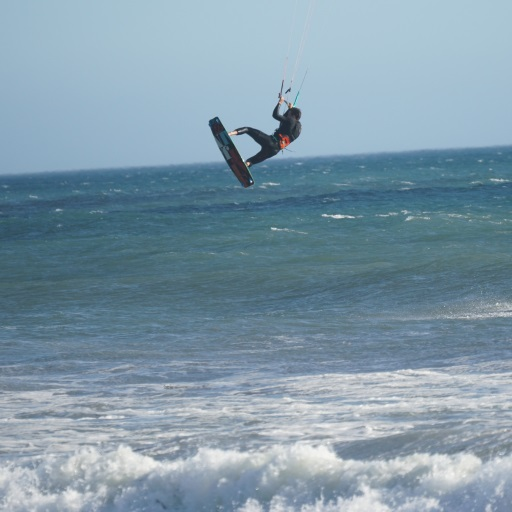
#> input picture media/kiteboard_jump.jpg, 512 x 512 px
$ jupyter execute --allow-errors 1.2_SportScientistToolbox.ipynb   (shell and % lines are left out)   (text cells are left out)
#> lines starting #> are read from the running program, lines starting #| are printed output that depends on the picture; after the words box and inside, x2 and y2 are one past the last pixel; in counts of white or black regions, pixels touching at a corner belong together; long printed decimals are rounded; pictures that were not available may be replaced by others from this repository, and a replacement may not be noted
[cell 1]
# listing environments in conda

[cell 2]
# check current environment in Python
import os
#> (the rest of this cell did not finish here and is left out)

[cell 3]
import datetime, time
now = datetime.datetime.now()
if now.hour >= 5 and now.hour < 12:
    print("A fresh Jupyter feels like a morning cup of coffee!")
print("Keep working")

[cell 4]
# List magic commands in Jupyter

[cell 5]
"-".join([str(n) for n in range(100)])

[cell 6]
from PIL import Image
import numpy as np

# Load image using PIL
im = Image.open('media/kiteboard_jump.jpg')
#> im is the input picture: PIL image 512x512 RGB; mean R, G, B 129.1, 153.6, 168.8
# make a numpy array
arr = np.array(im)
# print shape (size)
print(arr.shape)
#| (512, 512, 3)

[cell 7]
kiteboarder = arr[:300,100:400]
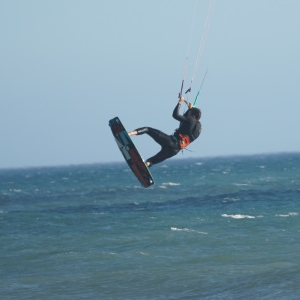
#> kiteboarder: shape (300, 300, 3); mean R, G, B 120.6, 151.3, 167.6
print(kiteboarder.shape)
#| (300, 300, 3)

[cell 8]
import matplotlib.pyplot as plt

fig, ax = plt.subplots(ncols=2)
ax[0].imshow(im)
ax[1].imshow(kiteboarder)
plt.show()

[cell 9]
import numpy as np
import pandas as pd
from IPython.display import display, HTML

s = pd.Series(np.random.randn(5))
print(s)

[cell 10]
d = {'category':['summer','summer','summer','summer','winter', 'all-season', 'summer', 'winter','winter','summer', 'summer'],
     'sports':['running','walking','cycling','hiking','alpine ski', 'dog walking', 'mountain bike',  'cross country ski', 'snowboard', 'inline skating', 'trekking'],
     'trails':[323909,174189,85908,56751,40339,33573,9957,8817,8674,5495,3051]
    }
df = pd.DataFrame(d)
display(df)

[cell 11]
df.groupby('category').describe()

[cell 12]
import os, sys

dicom_file = 'data/mri/knee.dcm'
output_path = "_output/"
if not os.path.exists(output_path):
    os.makedirs(output_path)

[cell 13]
import pydicom as dicom

ds = dicom.dcmread(dicom_file)
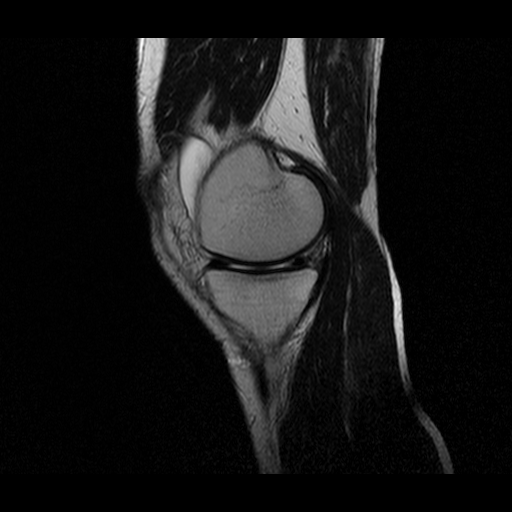
#> input picture data/mri/knee.dcm, 512 x 512 px
print(ds.StudyDescription)
#| Knee R

[cell 14]
import numpy as np

img = ds.pixel_array
#> img is the input picture: shape (512, 512) uint16; min 0, max 1140, mean 97.7
np.save(dicom_file+".npy", img)
print(np.shape(img))
#| (512, 512)
print(img.min(),img.max())
#| 0 1140
print(img.mean())
#| 97.695

[cell 15]
import matplotlib.pyplot as plt

plt.imshow(img, cmap=plt.cm.bone)
plt.show()

[cell 16]
# Creating binary mask
arr = np.zeros(img.shape)
mask = img <= img.mean()
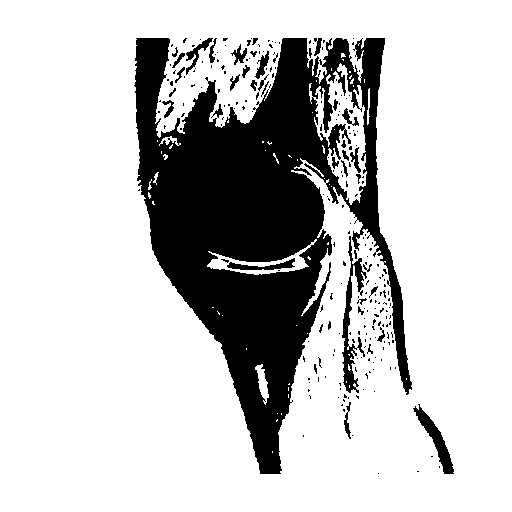
#> mask: shape (512, 512) bool; 77.7% white; 248 black regions (208 under 20 px), largest, box (x1, y1, x2, y2) and area: (134, 38, 412, 474) 53198, (342, 236, 367, 393) 1159, (413, 404, 454, 474) 754
arr[mask] = 1
mask = img > img.mean()
arr[mask] = 0
plt.imshow(arr, cmap=plt.cm.bone)
plt.show()

[cell 17]
import matplotlib.pyplot as plt
df.plot(kind='bar', x='sports', y='trails')
plt.show()
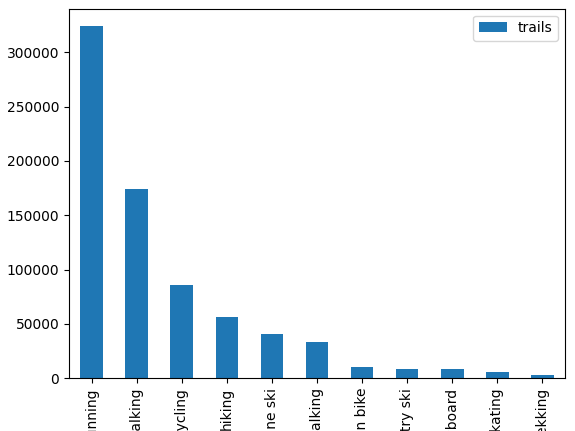
#> figure drawn by matplotlib, 1 panel; tallest bar 323909 high, from x = -0.25 to 0.25

[cell 18]
from skimage import filters

edge_sobel = filters.sobel(arr)
edge_roberts = filters.roberts(arr)
fig, ax = plt.subplots(ncols=2, sharex=True, sharey=True)
ax[0].imshow(edge_sobel, cmap=plt.cm.bone)
ax[0].set_title('Sobel Edge Detection')
ax[1].imshow(edge_roberts, cmap=plt.cm.bone)
ax[1].set_title('Roberts Edge Detection')
plt.tight_layout()
plt.show()
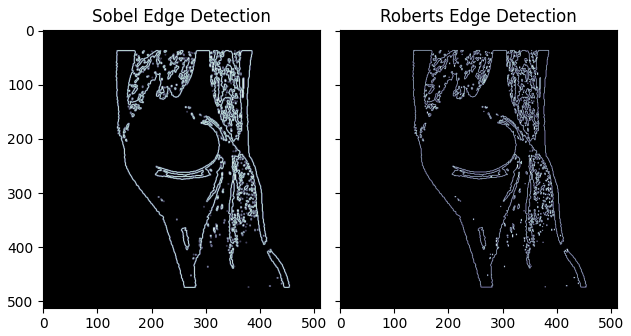
#> figure drawn by matplotlib, 2 panels

[cell 19]
import skimage
from skimage.color import rgb2gray, label2rgb
from skimage.filters import sobel
from skimage.segmentation import felzenszwalb, slic, quickshift, watershed
from skimage.segmentation import mark_boundaries
from skimage.util import img_as_float

img = ds.pixel_array
#> (the rest of this cell did not finish here and is left out)

[cell 20]
from PIL import Image

image = Image.open('media/skiers.jpg')
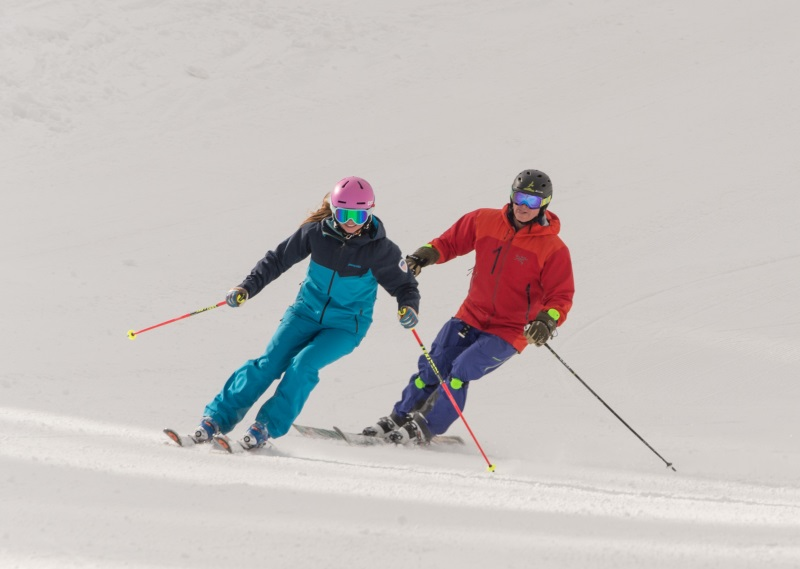
#> input picture media/skiers.jpg, 800 x 569 px
#> image is the input picture: PIL image 800x569 RGB; mean R, G, B 197.2, 192.1, 190.6
img = np.array(image)
plt.imshow(img)
plt.show()

[cell 21]
import numpy as np
import matplotlib.pyplot as plt
from skimage.color import rgb2gray
from skimage import data
from skimage.filters import gaussian
from skimage.segmentation import active_contour
# Make image gray tone for contours
img = rgb2gray(img)
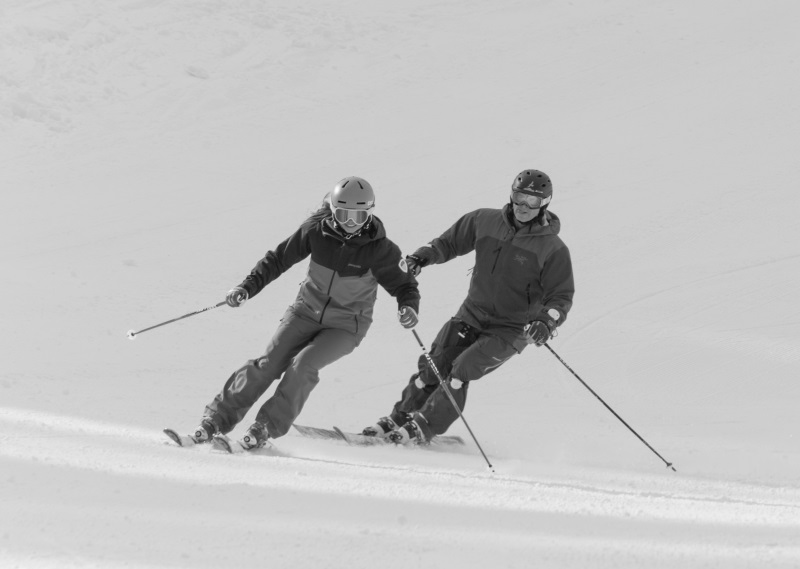
#> img: shape (569, 800) float64; min 0.0499, max 0.99, mean 0.757
# Initialize spline
s = np.linspace(0, 2*np.pi, 200)
init = 80*np.array([np.cos(s), np.sin(s)]).T + 250
# Fit spline to image
snake = active_contour(gaussian(img, 3),init)
#> snake = 200 pairs, first value 233.2 to 294.7, second value 244.2 to 301.9
fig, ax = plt.subplots(dpi=150)
ax.imshow(img, cmap=plt.cm.gray)
ax.plot(init[:, 0], init[:, 1], '--r', lw=3)
ax.plot(snake[:, 0], snake[:, 1], '-b', lw=3)
ax.axis([0, img.shape[1], img.shape[0], 0])
plt.show()
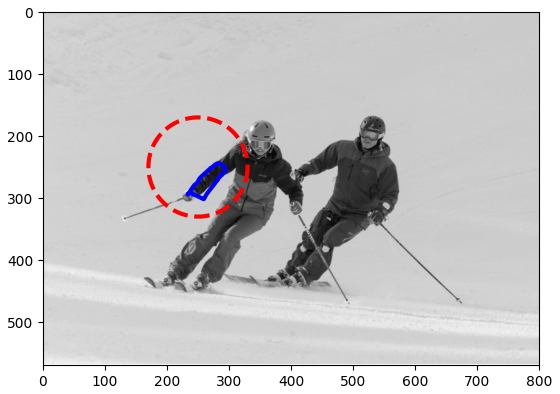
#> figure drawn by matplotlib, 1 panel

[cell 22]
# Note: this script needs to open a window!
import cv2
import numpy as np
from datetime import timedelta
import time
from scipy.spatial import distance as dist
import os, sys

# Video
video = cv2.VideoCapture("media/diving.mp4")

point = (732, 412)
old_points = np.array([point], dtype=np.float32)
point_selected = True

# Lucas-Kanade params
lk_params = dict(winSize = (15, 15),
                 maxLevel = 4,
                 criteria = (cv2.TERM_CRITERIA_EPS | cv2.TERM_CRITERIA_COUNT, 10, 0.03))

cv2.namedWindow("Frame")
color = np.random.randint(0,255,(100,3))

# Create old frame
_, frame = video.read()
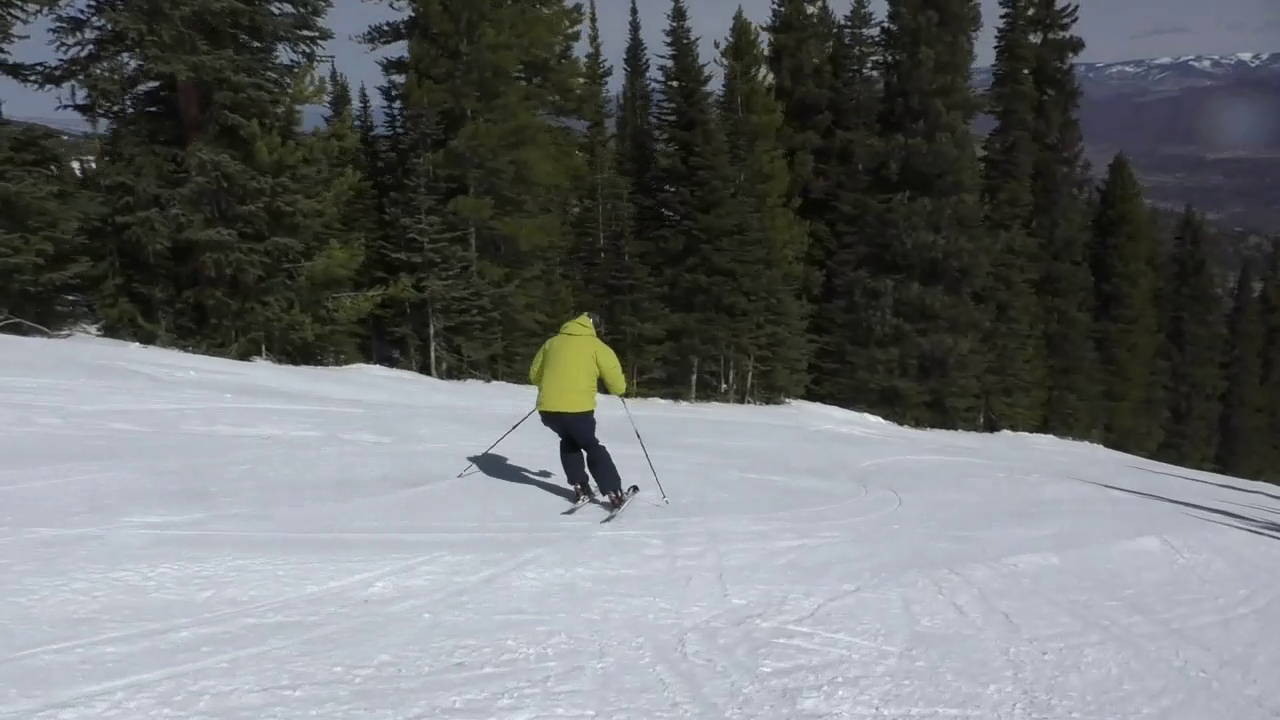
#> input picture frame 7 of data/dtw/skiing/skiing_carve_medium_radius/skiing_carve_medium_radius.mp4, 1280 x 720 px, given in place of diving.mp4, which was not available
#> frame is the input picture: shape (720, 1280, 3); mean B, G, R 110.5, 109.5, 106.4
h,w,channels = frame.shape
#> h = 720; w = 1280; channels = 3
if not os.path.exists(output_path):
    os.makedirs(output_path)
out = cv2.VideoWriter(output_path+"diving_out.mp4",cv2.VideoWriter_fourcc(*'MP4V'), 5, (w,h))
old_gray = cv2.cvtColor(frame, cv2.COLOR_BGR2GRAY)
mask = np.zeros_like(frame)

lowest_point = 0
start = None
THRESH = 50

while True:
    _, frame = video.read()
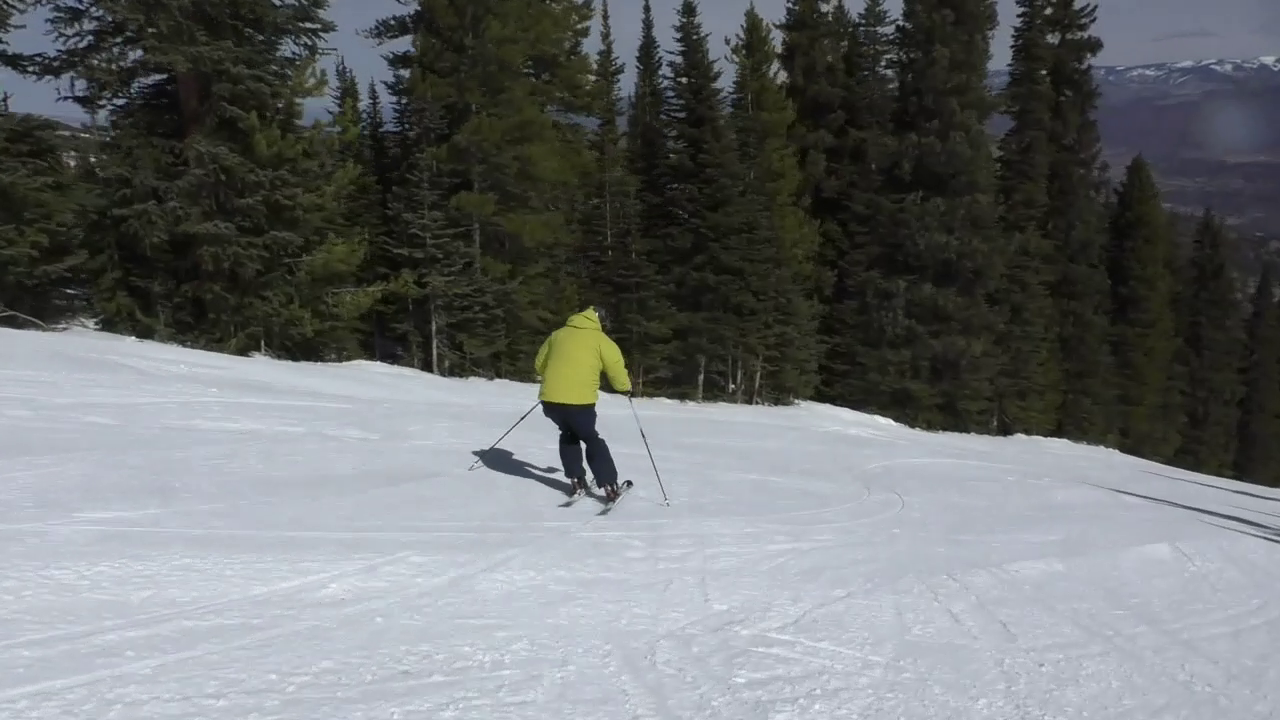
#> input picture frame 8 of data/dtw/skiing/skiing_carve_medium_radius/skiing_carve_medium_radius.mp4, 1280 x 720 px, given in place of diving.mp4, which was not available
#> frame is the input picture: shape (720, 1280, 3); mean B, G, R 111.7, 110.8, 107.6
    if frame is None:
        break
    gray_frame = cv2.cvtColor(frame, cv2.COLOR_BGR2GRAY)
    new_points, status, error = cv2.calcOpticalFlowPyrLK(old_gray, gray_frame, old_points, None, **lk_params)
#> new_points = [[738.5, 412.2]]; status = [1]; error = [2.39]
    old_gray = gray_frame.copy()

    for i,(new,old) in enumerate(zip(new_points,old_points)):
        a,b = new.ravel()
        if start is None:
            start = a
        c,d = old.ravel()
        mask = cv2.line(mask, (a,b),(c,d), color[i].tolist(), 2)
        frame = cv2.circle(frame,(a,b),5,color[i].tolist(),-1)
        if b > lowest_point and abs(a - start) <= THRESH:
            low = np.zeros_like(frame)
            low = cv2.circle(low, (a,b), 5, color[i+1].tolist(), -1)
            lowest_point = b
#> this loop made 1 pass
#> (a, b, start, c, d, lowest_point) on pass 1: (738.5, 412.2, 738.5, 732, 412, 412.2)
#> after the loop, lowest_point = 412.2; start = 738.5
    img = cv2.add(frame,mask)
#> img: shape (720, 1280, 3)
    img = cv2.add(img, low)
    cv2.imshow('Frame',img)
    out.write(img)

    old_points = new_points.reshape(-1,2)
#> old_points = [[738.5, 412.2]]

    key = cv2.waitKey(1)
#> (key Esc is pressed here)
    if key == 27:
        break

video.release()
out.release()
cv2.destroyAllWindows()
